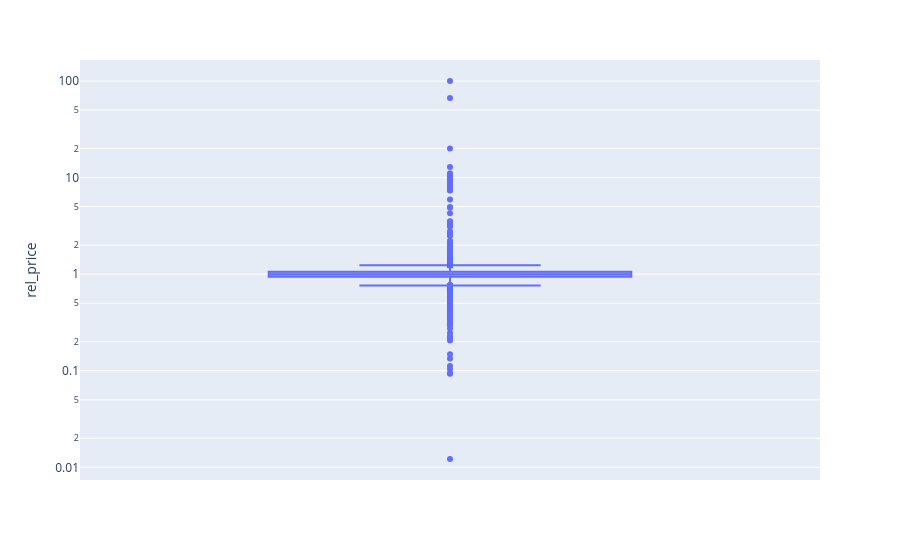

Notebook code for this chart:
### Code cell
CarsClean["rel_price"] = CarsClean.price / CarsClean.groupby(["make", "model","year"]).price.transform("median")
px.box(
    df,
    y="rel_price",
    log_y=True,
    points="outliers",
    hover_data=["make", "model", "year", "price", "kilometers", "exterior_color"]
).show()

### Figure 1 — Plotly figure (JSON) as saved in the notebook; plotly's stock layout.template omitted (floating-point values rounded to 4 significant figures; data arrays with more than 128 entries replaced by an {"elided": "..."} marker saying what was removed)
{"data": [{"alignmentgroup": "True", "boxpoints": "outliers", "customdata": {"elided": "27380x6 mixed values"}, "hovertemplate": "rel_price=%{y}<br>make=%{customdata[0]}<br>model=%{customdata[1]}<br>year=%{customdata[2]}<br>price=%{customdata[3]}<br>kilometers=%{customdata[4]}<br>exterior_color=%{customdata[5]}<extra></extra>", "legendgroup": "", "marker": {"color": "#636efa"}, "name": "", "notched": false, "offsetgroup": "", "orientation": "v", "showlegend": false, "type": "box", "x0": " ", "xaxis": "x", "y": {"elided": "27380 float values"}, "y0": " ", "yaxis": "y"}], "layout": {"boxmode": "group", "legend": {"tracegroupgap": 0}, "margin": {"t": 60}, "xaxis": {"anchor": "y", "domain": [0, 1]}, "yaxis": {"anchor": "x", "domain": [0, 1], "title": {"text": "rel_price"}, "type": "log"}}}
